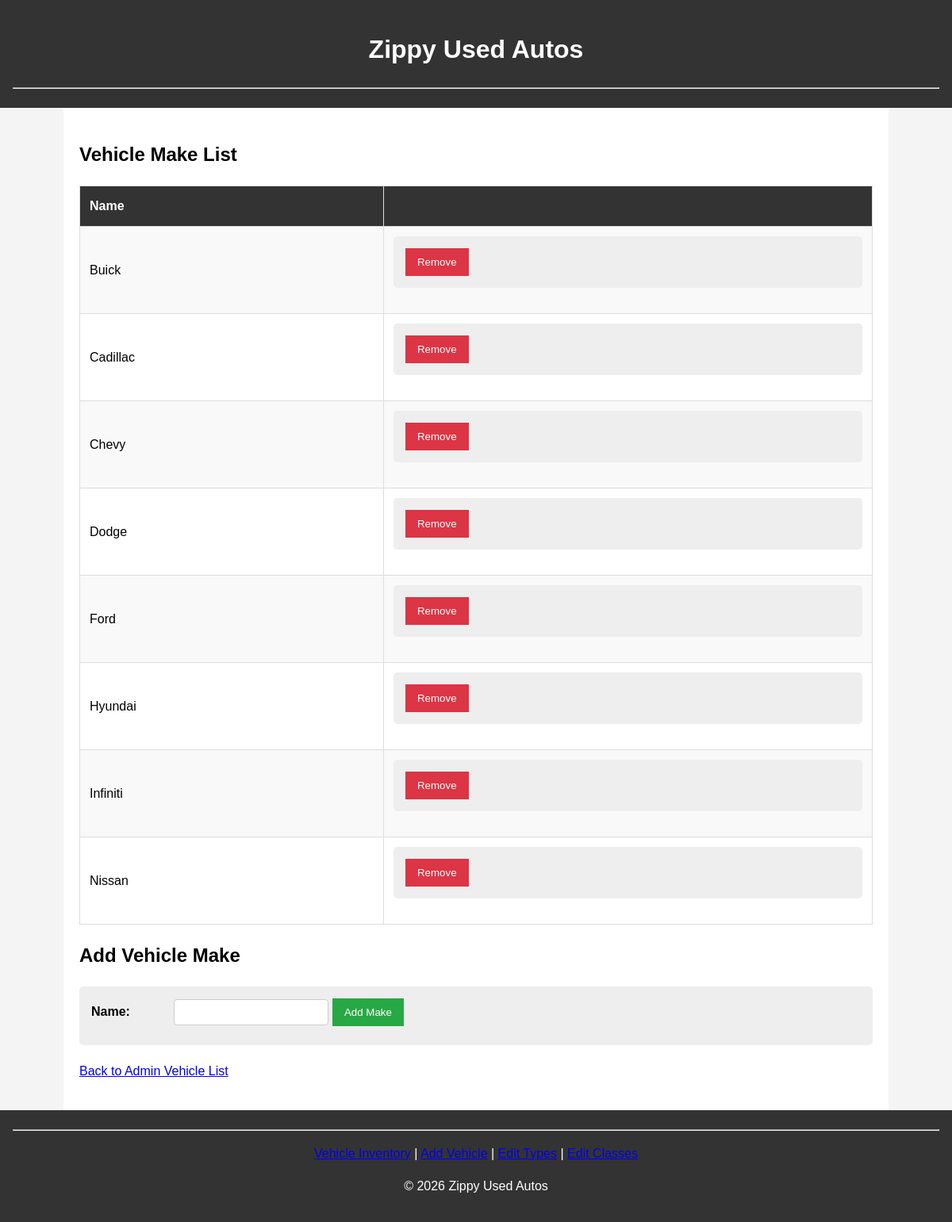
Screenshot of /admin/index.php?action=list_makes with the database file from the repository.
### tables this page shows
CREATE TABLE `makes` (
  `make_id` int(11) NOT NULL,
  `make_name` varchar(50) NOT NULL
);

### model/makes_db.php (called while the page is built, shortened)
<?php
function get_makes() {
    global $db;
    $query = 'SELECT * FROM makes ORDER BY make_name';
    $statement = $db->prepare($query);
    $statement->execute();
    $makes = $statement->fetchAll();
    return $makes;
}
?>

### view/makes_list.php (the view, shortened to what this page needs)
<?php include 'header.php'; ?>
<main>
    <h2>Vehicle Make List</h2>
    <section>
        <?php if (!empty($makes)) : ?>
            <table>
                <tr>
                    <th>Name</th>
                    <th>&nbsp;</th>
                </tr>
                <?php foreach ($makes as $make) : ?>
                <tr>
                    <td><?php echo $make['make_name']; ?></td>
                    <td>
                        <form action="." method="post">
                            <button class="remove-button">Remove</button>
                        </form>
                    </td>
                </tr>
                <?php endforeach; ?>
            </table>
        <?php else : ?>
            <p>No vehicle makes exist yet.</p>
        <?php endif; ?>
    </section>
    <section>
        <h2>Add Vehicle Make</h2>
        <form action="." method="post">
            <label>Name:</label>
            <input type="text" name="make_name" required>
            <button class="add-button">Add Make</button>
        </form>
    </section>
    <p><a href="index.php">Back to Admin Vehicle List</a></p>
</main>
<?php include 'footer.php'; ?>

### css/main.css (style rules this page uses)
body { font-family: Arial, sans-serif; margin: 0; padding: 0; line-height: 1.6; background-color: #f4f4f4; }
main { padding: 20px; max-width: 1000px; margin: auto; background: #fff; min-height: 80vh; }
table { width: 100%; border-collapse: collapse; margin-bottom: 20px; }
table th, table td { padding: 12px; border: 1px solid #ddd; text-align: left; }
table th { background-color: #333; color: white; }
table tr:nth-child(even) { background-color: #f9f9f9; }
form { background: #eee; padding: 15px; border-radius: 5px; margin-bottom: 20px; }
label { display: inline-block; width: 100px; font-weight: bold; }
input[type="text"], input[type="number"], select { padding: 8px; margin-bottom: 10px; border: 1px solid #ccc; border-radius: 4px; }
button, .button { padding: 10px 15px; background: #28a745; color: white; border: none; cursor: pointer; text-decoration: none; }
.remove-button { background: #dc3545; }

### rows the page displays
makes: make_name "Buick"
makes: make_name "Cadillac"
makes: make_name "Chevy"
makes: make_name "Dodge"
makes: make_name "Ford"
makes: make_name "Hyundai"
makes: make_name "Infiniti"
makes: make_name "Nissan"
